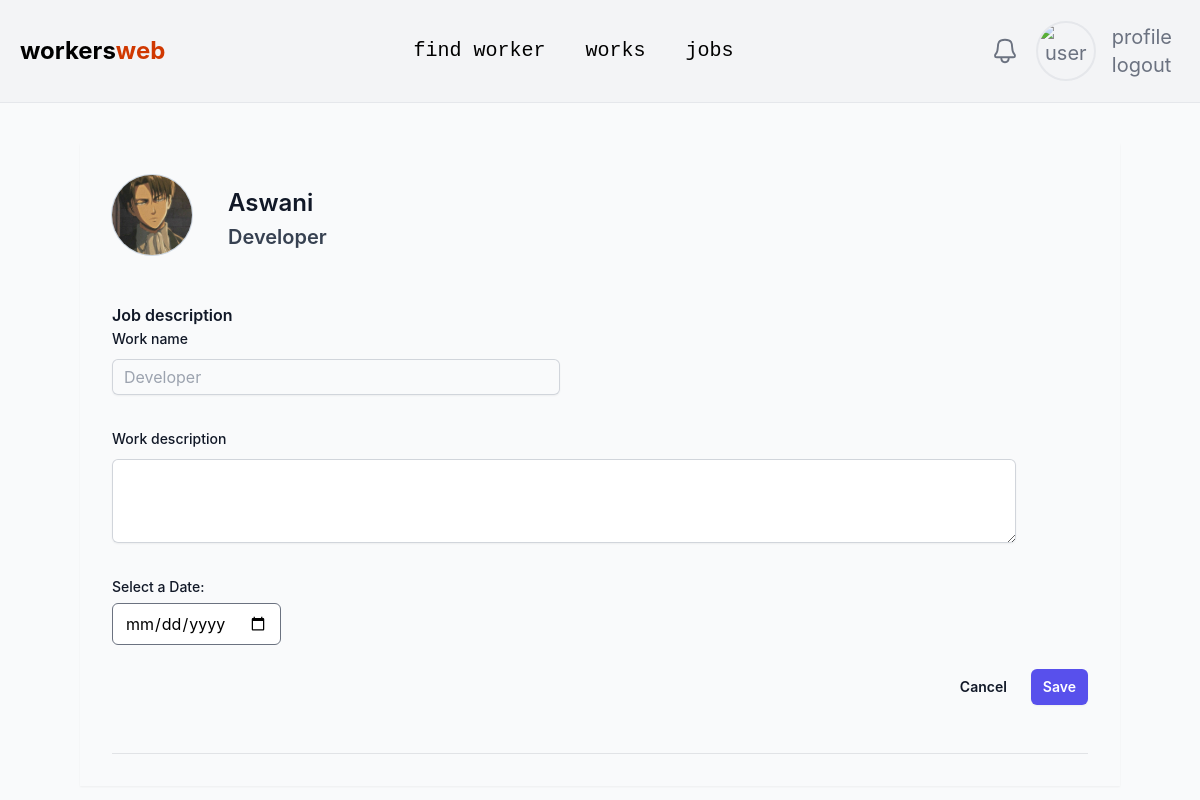
Screenshot of /work-request/1 (signed in) with the database file from the repository.
### main/models.py (models this page shows, shortened)
class Worker(models.Model):
    user_id = models.ForeignKey(User,on_delete=models.CASCADE)
    name = models.CharField(max_length=255)
    avatar = models.ImageField(upload_to='uploads/avatars')
    district = models.CharField(max_length=255)
    city = models.CharField(max_length=255)
    street_address = models.TextField()
    pin = models.CharField(max_length=6)
    phone_no = models.CharField(max_length=15)
    experience = models.IntegerField()
    job_title = models.CharField(max_length=255)
    resume = models.FileField(upload_to="uploads/resume")
    notification = models.BooleanField(default=False)
    is_available= models.BooleanField(default=True)

### main/views.py (the view)
# urls.py: path('work-request/<int:pk>', request_work,name='request_work'),
def request_work(request,pk):
  if not request.user.is_authenticated:
    return redirect(login_user)
  worker = Worker.objects.get(pk=pk)
  if request.method == 'POST':
    name = request.POST.get('name')
    desc = request.POST.get('desc')
    date = request.POST.get('date')
    print(name,desc,date)
    WorkRequest.objects.create(user=request.user,name=name,desc=desc,date=date,worker=worker)
  return render(request,'request_work.html',{'worker':worker})

### template/request_work.html (shortened to what this page needs)
{% extends 'layout.html' %}
{% block 'container' %}
<div class="pt-10 px-20">
  <div class="bg-gray-50 p-8  shadow-sm">
    <div class="flex   space-x-6 ">
      <img class="w-20 h-20 rounded-full ring-1 ring-slate-300 " src="{{ worker.avatar.url }}" alt="{{ worker.name }} profile image " />
      <div class="flex flex-col justify-start space-y-1 p-3 ">
      <p class="text-2xl text-gray-900 font-semibold">
        {{ worker.name }}
      </p>
      <p class="text-xl text-gray-700 font-semibold">
        {{ worker.job_title }}
      </p>
       </div>
    </div>
      <form class="mt-10" method="post" accept-charset="utf-8">
        <div class="space-y-12">
    <div class="border-b border-gray-900/10 pb-12">
      <h2 class="text-base font-semibold leading-7 text-gray-900">Job description</h2>
        <div class=" grid grid-cols-1 gap-x-6 gap-y-8 sm:grid-cols-6">
        <div class="sm:col-span-4">
          <label for="name" class="block text-sm font-medium leading-6 text-gray-900">Work name</label>
          <div class="mt-2">
            <div class="flex rounded-md shadow-sm ring-1 ring-inset ring-gray-300 focus-within:ring-2 focus-within:ring-inset focus-within:ring-indigo-600 sm:max-w-md">
              <input type="text" name="name" id="name" autocomplete="name" class="block flex-1 border-0 bg-transparent py-1.5 pl-1 text-gray-900 placeholder:text-gray-400 focus:ring-0 sm:text-sm sm:leading-6" placeholder="Developer">
            </div>
          </div>
        </div>
        <div class="col-span-full">
          <label for="about" class="block text-sm font-medium leading-6 text-gray-900">Work description</label>
          <div class="mt-2">
            <textarea id="about" name="desc" rows="3" class="block w-full rounded-md border-0 py-1.5 text-gray-900 shadow-sm ring-1 ring-inset ring-gray-300 placeholder:text-gray-400 focus:ring-2 focus:ring-inset focus:ring-indigo-600 sm:text-sm sm:leading-6"></textarea>
          </div>
        </div>
   <div class="col-span-full ">
        <label for="date" class="block text-sm font-medium leading-6 text-gray-900 mb-1">Select a Date:</label>
        <input type="date" id="date" class="block w-50 px-3 py-2 border rounded-md placeholder-gray-400 focus:outline-none focus:ring focus:border-blue-300" min="" required name="date">
    </div>
        </div>
       <div class="mt-6 flex items-center justify-end gap-x-6 ">
      <button type="button" class="text-sm font-semibold leading-6 text-gray-900">Cancel</button>
      <button type="submit" class="rounded-md bg-indigo-600 px-3 py-2 text-sm font-semibold text-white shadow-sm hover:bg-indigo-500 focus-visible:outline focus-visible:outline-2 focus-visible:outline-offset-2 focus-visible:outline-indigo-600">Save</button>
        </div>
        </div>
        </div>
      </form>
    </div>
  </div>
{% endblock %}

### rows the page displays
Worker: avatar (picture), name "Aswani", job_title "Developer"
